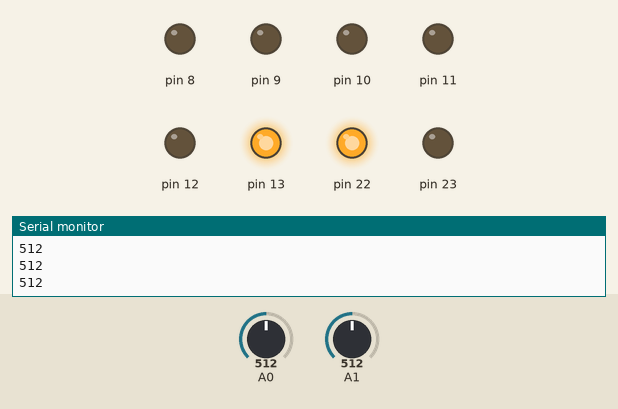
Simulated run of this sketch. Board: Arduino Uno, built with avr-gcc and run on an emulated ATmega328P. On the bench: output pins drawn as LEDs (lit = HIGH), the last lines printed to the serial monitor. Inputs (shaded band) come from the test bench; at power-on: A0 = 512, A1 = 512.

Above: at 1.3 s.
1.4 s: A0 set to 393
2.9 s: A0 set to 361
At 4.2 s:
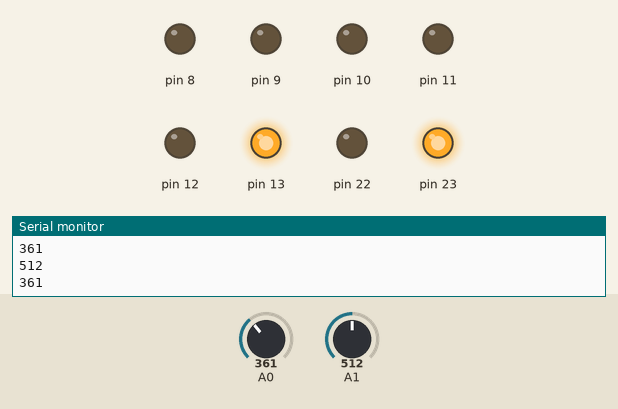
4.5 s: A1 set to 389
6.0 s: A1 set to 365
At 6.7 s:
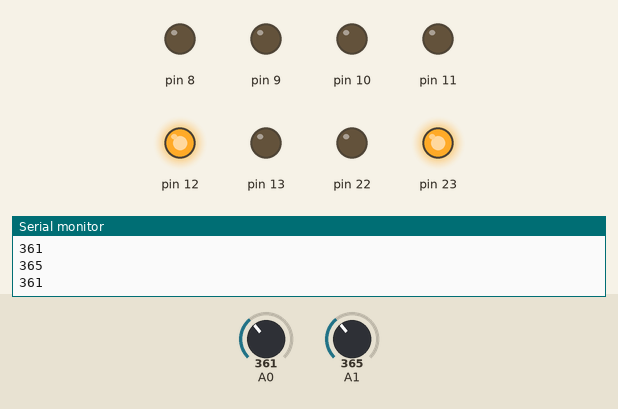
7.5 s: A0 set to 390
At 7.9 s:
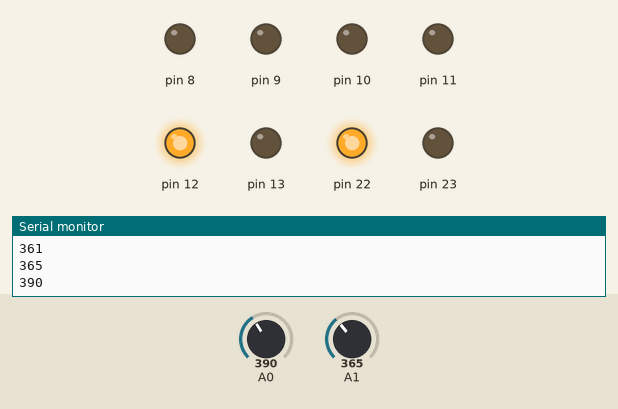
9.0 s: A0 set to 370
At 10.3 s:
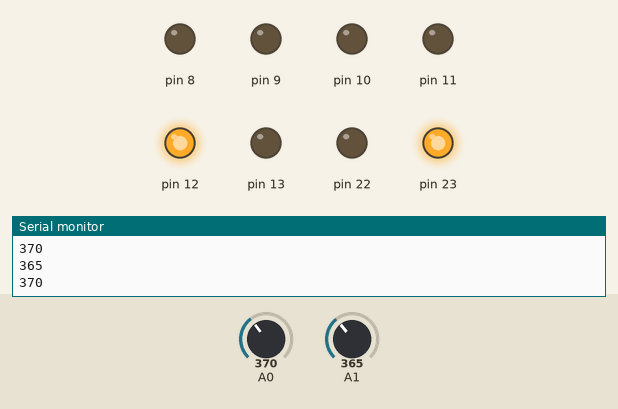
Timing chart, 0 to 11.5 s (numbered marks = the images above; inputs shaded):
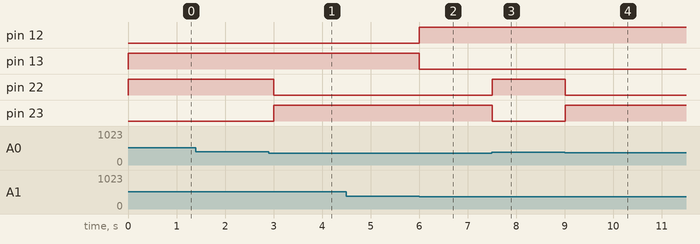

The sketch:

DEPHT_AVOIDER.ino
```cpp
#include <avr/io.h>
#include <util/delay.h>
#define checkbit(x,y)((x)&(y))
#define bitn(p)(0x01<<(p))
int main(void)
{
  int leftIR,rightIR;
  DDRB = 0xFF;
  Serial.begin(2000000);
  while(1)
{
  ADMUX = 0x40;
  ADCSRA = 0xC7;
  while(checkbit(ADCSRA,bitn(ADSC)));
  rightIR = ADCW;
  ADMUX = 0x41;
  ADCSRA = 0xC7;
  while(checkbit(ADCSRA,bitn(ADSC)));
  leftIR = ADCW;
  Serial.println(leftIR);
  Serial.println(rightIR);

  if(rightIR > 380 && leftIR > 380)
  {
    PORTB = 0b01100000;
    _delay_ms(500);
  }
    if(rightIR < 380 && leftIR < 380)
  {
    PORTB = 0b10010000;
    _delay_ms(500);
  }
  if(rightIR > 380 && leftIR < 380)
  {
    PORTB = 0b01010000;
    _delay_ms(500);
  }
  if(rightIR < 380 && leftIR > 380)
  {
    PORTB = 0b10100000;
    _delay_ms(500);
}
}
}
```

Measured:
- the behaviour switches between 380 and 379 on A0 (found by bisection; images 0 and 1)
- the behaviour switches between 380 and 379 on A1 (found by bisection; images 1 and 2)
- after the input at 2.9 s, pin 22: HIGH → LOW after 0.10 s; pin 23: LOW → HIGH after 0.10 s
- after the input at 6.0 s, pin 12: LOW → HIGH at once; pin 13: HIGH → LOW at once
- after the input at 7.5 s, pin 22: LOW → HIGH at once; pin 23: HIGH → LOW at once
- after the input at 9.0 s, pin 22: HIGH → LOW at once; pin 23: LOW → HIGH at once
